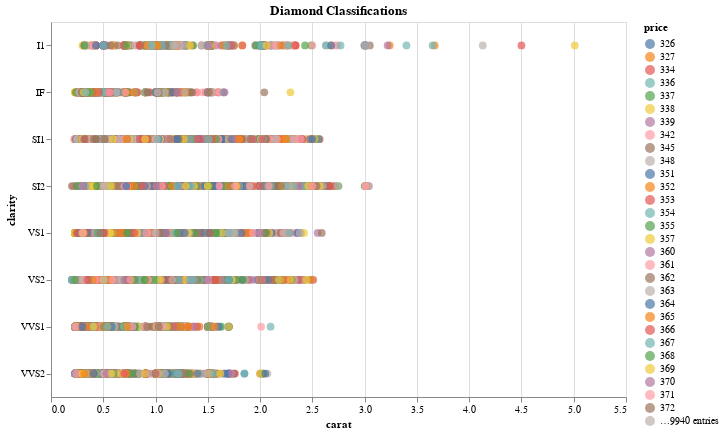

The notebook cell saved with this chart:
### Markdown cell above
#### Update vizualization data object:

Just like an ML model must be able to accept new instances of data for inference and that instance must be compliant with the model in terms of features, so must a visualization be able to accept and render new instances of compliant data

### Code cell
# Example MLflow Model Run
# - vizmod flavor
# - vegalite `style`
with mlflow.start_run() as run_diamond:    
    # Reuse Iris Viz
    viz_diamond = loaded_viz_iris.display(df_diamond)


    # Label Chart
    #
    # We're replacing the generic x,y,z labels with their dataset-specific counterparts
    viz_diamond.title = 'Diamond Classifications'
    viz_diamond.encoding.x.title = column_map_diamond['x']
    viz_diamond.encoding.y.title = column_map_diamond['y']
    viz_diamond.encoding.color.title = column_map_diamond['z']
    
    # Log Model
    mlflow_vismod.log_model(
        model=viz_diamond, 
        artifact_path='viz',
        style='vegalite',
        input_example=df_diamond,
    )
    
    # Optional: log artifact
    viz_diamond.save('./example.html')
    mlflow.log_artifact(local_path='./example.html', artifact_path='charts')


viz_diamond

### Figure 1 — Vega-Lite specification as saved in the notebook (floating-point values rounded to 4 significant figures; data arrays with more than 128 entries replaced by an {"elided": "..."} marker saying what was removed)
{"config": {"view": {"continuousWidth": 400, "continuousHeight": 300}}, "data": {"name": "data-b0a5c56a870afe7401c2e3ea0826fd5e"}, "mark": {"type": "circle", "size": 60}, "encoding": {"color": {"type": "nominal", "field": "z", "title": "price"}, "x": {"type": "quantitative", "field": "x", "title": "carat"}, "y": {"type": "nominal", "field": "y", "title": "clarity"}}, "height": 375, "selection": {"selector001": {"type": "interval", "bind": "scales", "encodings": ["x", "y"]}}, "title": "Diamond Classifications", "width": 575, "$schema": "https://vega.github.io/schema/vega-lite/v4.8.1.json", "datasets": {"data-b0a5c56a870afe7401c2e3ea0826fd5e": {"elided": "36139 records"}}}
